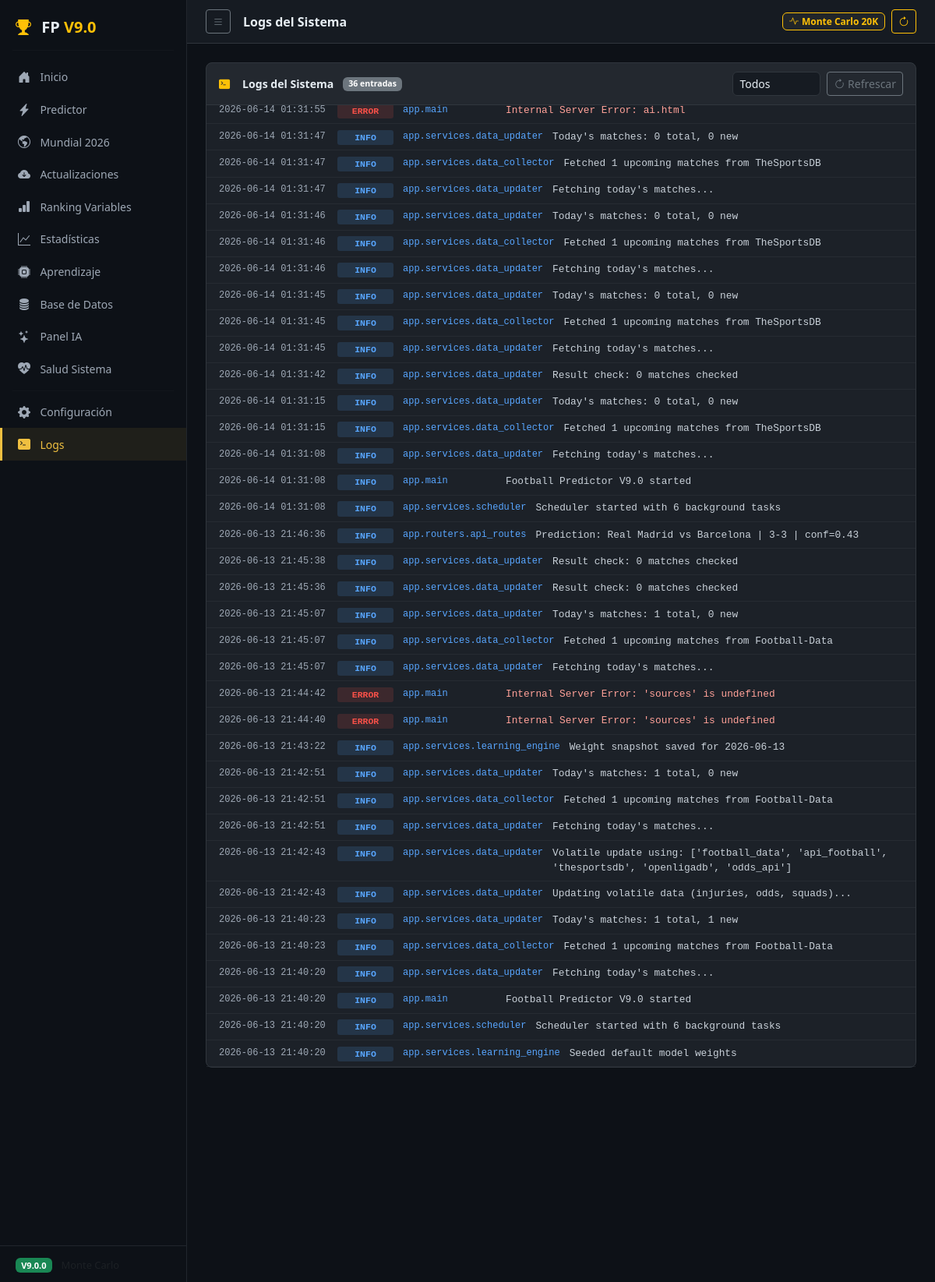
Page /logs on the committed database.
### app/models/logs.py (models this page shows, shortened)
class SystemLog(Base):
    __tablename__ = "system_logs"
    id: Mapped[int] = mapped_column(Integer, primary_key=True)
    level: Mapped[str] = mapped_column(String(10), index=True)  # INFO, WARNING, ERROR, DEBUG
    module: Mapped[str] = mapped_column(String(100), index=True)
    message: Mapped[str] = mapped_column(Text)
    extra: Mapped[Optional[str]] = mapped_column(Text)
    created_at: Mapped[datetime] = mapped_column(DateTime, default=datetime.utcnow, index=True)

### app/routers/main_routes.py (the view)
@router.get("/logs", response_class=HTMLResponse)
async def logs_page(request: Request):
    async with AsyncSessionLocal() as session:
        result = await session.execute(
            select(SystemLog).order_by(SystemLog.created_at.desc()).limit(300)
        )
        logs = result.scalars().all()
    return templates.TemplateResponse("logs.html", {
        "request": request,
        "active_page": "logs",
        "logs": logs,
    })

### app/templates/logs.html (shortened to what this page needs)
{% extends "base.html" %}
{% block page_title %}Logs del Sistema{% endblock %}
{% block content %}
<div class="card">
    <div class="card-header d-flex align-items-center flex-wrap gap-2">
        <i class="bi bi-terminal-fill me-2 text-warning"></i>Logs del Sistema
        <span class="badge bg-secondary ms-1">{{ logs | length }} entradas</span>
        <div class="ms-auto d-flex gap-2">
            <select id="levelFilter" class="form-select form-select-sm" style="width:auto" onchange="filterLogs(this.value)">
                <option value="">Todos</option>
            </select>
            <button class="btn btn-sm btn-outline-secondary" onclick="location.reload()">
                <i class="bi bi-arrow-clockwise"></i> Refrescar
            </button>
        </div>
    </div>
    <div class="card-body p-0" style="max-height:75vh;overflow-y:auto" id="logContainer">
        {% if logs %}
        {% for log in logs %}
        <div class="log-entry log-{{ log.level }}" data-level="{{ log.level }}">
            <span class="log-time">{{ log.created_at | string | truncate(19, True, '') }}</span>
            <span class="log-level log-level-{{ log.level }}">{{ log.level }}</span>
            <span class="log-module">{{ log.module }}</span>
            <span class="log-msg">{{ log.message }}</span>
        </div>
        {% endfor %}
        {% endif %}
    </div>
</div>
{% endblock %}

### app/templates/base.html (shortened to what this page needs)
<!DOCTYPE html>
<html lang="es">
<head>
    <link href="https://cdn.jsdelivr.net/npm/bootstrap@5.3.3/dist/css/bootstrap.min.css" rel="stylesheet">
    <link href="https://cdn.jsdelivr.net/npm/bootstrap-icons@1.11.3/font/bootstrap-icons.css" rel="stylesheet">
    <link href="/static/css/main.css" rel="stylesheet">
</head>
<body>
<div class="sidebar" id="sidebar">
    <div class="sidebar-brand">
        <i class="bi bi-trophy-fill text-warning me-2"></i>
        <span>FP <span class="text-warning">V9.0</span></span>
    </div>
    <hr class="sidebar-divider">
    <nav class="sidebar-nav">
        <a href="/" class="nav-link {% if active_page == 'home' %}active{% endif %}">
            <i class="bi bi-house-door-fill"></i> Inicio
        </a>
        <a href="/predict" class="nav-link {% if active_page == 'predict' %}active{% endif %}">
            <i class="bi bi-lightning-charge-fill"></i> Predictor
        </a>
        <a href="/worldcup" class="nav-link {% if active_page == 'worldcup' %}active{% endif %}">
            <i class="bi bi-globe-americas"></i> Mundial 2026
        </a>
        <a href="/data-updates" class="nav-link {% if active_page == 'data_updates' %}active{% endif %}">
            <i class="bi bi-cloud-arrow-down-fill"></i> Actualizaciones
        </a>
        <a href="/ranking" class="nav-link {% if active_page == 'ranking' %}active{% endif %}">
            <i class="bi bi-bar-chart-fill"></i> Ranking Variables
        </a>
        <a href="/statistics" class="nav-link {% if active_page == 'statistics' %}active{% endif %}">
            <i class="bi bi-graph-up"></i> Estadísticas
        </a>
        <a href="/learning" class="nav-link {% if active_page == 'learning' %}active{% endif %}">
            <i class="bi bi-cpu-fill"></i> Aprendizaje
        </a>
        <a href="/database" class="nav-link {% if active_page == 'database' %}active{% endif %}">
            <i class="bi bi-database-fill"></i> Base de Datos
        </a>
        <a href="/ai" class="nav-link {% if active_page == 'ai' %}active{% endif %}">
            <i class="bi bi-stars"></i> Panel IA
        </a>
        <a href="/system-health" class="nav-link {% if active_page == 'system_health' %}active{% endif %}">
            <i class="bi bi-heart-pulse-fill"></i> Salud Sistema
        </a>
        <hr class="sidebar-divider">
        <a href="/config" class="nav-link {% if active_page == 'config' %}active{% endif %}">
            <i class="bi bi-gear-fill"></i> Configuración
        </a>
        <a href="/logs" class="nav-link {% if active_page == 'logs' %}active{% endif %}">
            <i class="bi bi-terminal-fill"></i> Logs
        </a>
    </nav>
    <div class="sidebar-footer">
        <span class="badge bg-success">V9.0.0</span>
        <small class="text-muted ms-2">Monte Carlo</small>
    </div>
</div>
<div class="main-content" id="main-content">
    <div class="topbar">
        <button class="btn btn-sm btn-outline-secondary me-3" id="sidebarToggle">
            <i class="bi bi-list"></i>
        </button>
        <span class="topbar-title">{% block page_title %}Football Predictor{% endblock %}</span>
        <div class="ms-auto d-flex align-items-center gap-2">
            <span class="badge bg-dark text-warning border border-warning" style="font-size:0.75rem">
                <i class="bi bi-activity me-1"></i>Monte Carlo 20K
            </span>
            <button class="btn btn-sm btn-outline-warning" onclick="refreshData()" title="Actualizar página">
                <i class="bi bi-arrow-clockwise"></i>
            </button>
        </div>
    </div>
    <div class="content-area">
        {% block content %}{% endblock %}
    </div>
</div>
<div class="toast-container position-fixed bottom-0 end-0 p-3" id="toastContainer"></div>
</body>
</html>

### app/static/css/main.css (style rules this page uses)
:root { --sidebar-width: 240px; --sidebar-bg: #0d1117; --sidebar-border: #21262d; --topbar-height: 56px; --accent: #f0c040; --accent-green: #3fb950; --accent-red: #f85149; --accent-blue: #58a6ff; --bg-primary: #0d1117; --bg-secondary: #161b22; --bg-card: #1c2128; --text-primary: #e6edf3; --text-muted: #9ea8b5; --border-color: #30363d; }
* { box-sizing: border-box; }
body { background: var(--bg-primary); color: var(--text-primary); font-family: 'Segoe UI', -apple-system, BlinkMacSystemFont, sans-serif; margin: 0; padding: 0; min-height: 100vh; display: flex; font-size: 0.92rem; line-height: 1.5; }
.sidebar { width: var(--sidebar-width); background: var(--sidebar-bg); border-right: 1px solid var(--sidebar-border); height: 100vh; position: fixed; top: 0; left: 0; z-index: 1000; display: flex; flex-direction: column; transition: transform 0.3s ease; overflow-y: auto; }
.sidebar-brand { padding: 1.25rem 1.25rem 0.5rem; font-size: 1.25rem; font-weight: 700; color: var(--text-primary); }
.sidebar-divider { border-color: var(--sidebar-border); margin: 0.4rem 1rem; }
.sidebar-nav { flex: 1; padding: 0.4rem 0; }
.sidebar-nav .nav-link { display: flex; align-items: center; gap: 0.65rem; padding: 0.55rem 1.25rem; color: var(--text-muted); text-decoration: none; font-size: 0.875rem; font-weight: 500; border-left: 3px solid transparent; transition: all 0.15s ease; }
.sidebar-nav .nav-link.active { color: var(--accent); background: rgba(240,192,64,0.08); border-left-color: var(--accent); }
.sidebar-nav .nav-link i { font-size: 1rem; width: 18px; }
.sidebar-footer { padding: 0.75rem 1.25rem; border-top: 1px solid var(--sidebar-border); }
.main-content { margin-left: var(--sidebar-width); flex: 1; min-height: 100vh; display: flex; flex-direction: column; }
.topbar { height: var(--topbar-height); background: var(--bg-secondary); border-bottom: 1px solid var(--border-color); display: flex; align-items: center; padding: 0 1.5rem; position: sticky; top: 0; z-index: 100; }
.topbar-title { font-weight: 600; font-size: 1rem; color: var(--text-primary); }
.content-area { padding: 1.5rem; flex: 1; }
.card { background: var(--bg-card); border: 1px solid var(--border-color); border-radius: 8px; color: var(--text-primary); }
.card-header { background: rgba(255,255,255,0.03); border-bottom: 1px solid var(--border-color); font-weight: 600; font-size: 0.88rem; padding: 0.7rem 1rem; }
.form-control, .form-select { background: var(--bg-secondary); border: 1px solid var(--border-color); color: var(--text-primary); border-radius: 6px; font-size: 0.875rem; transition: border-color 0.15s ease; }
.log-entry { display: flex; gap: 0.75rem; align-items: flex-start; padding: 0.4rem 1rem; border-bottom: 1px solid rgba(48,54,61,0.5); font-size: 0.8rem; font-family: 'Cascadia Code', 'Consolas', monospace; transition: background 0.1s ease; }
.log-time { color: var(--text-muted); min-width: 140px; font-size: 0.75rem; }
.log-level { min-width: 72px; font-weight: 700; font-size: 0.72rem; padding: 1px 6px; border-radius: 3px; text-align: center; margin-top: 1px; }
.log-module { color: #58a6ff; min-width: 120px; font-size: 0.75rem; }
.log-msg { color: #c9d1d9; flex: 1; word-break: break-word; }
.log-entry.log-ERROR .log-msg { color: #ffa198; }
.log-level-INFO { background: rgba(88,166,255,0.15); color: #58a6ff; }
.log-level-ERROR { background: rgba(248,81,73,0.15); color: #f85149; }
.badge { font-weight: 600; }

### rows in the picture
SystemLog: created_at "2026-06-14 01:31:55", level "ERROR", module "app.main", message "Internal Server Error: ai.html"
SystemLog: created_at "2026-06-14 01:31:47", level "INFO", module "app.services.data_updater", message "Today's matches: 0 total, 0 new"
SystemLog: created_at "2026-06-14 01:31:47", level "INFO", module "app.services.data_collector", message "Fetched 1 upcoming matches from TheSportsDB"
SystemLog: created_at "2026-06-14 01:31:47", level "INFO", module "app.services.data_updater", message "Fetching today's matches..."
SystemLog: created_at "2026-06-14 01:31:46", level "INFO", module "app.services.data_updater", message "Today's matches: 0 total, 0 new"
SystemLog: created_at "2026-06-14 01:31:46", level "INFO", module "app.services.data_collector", message "Fetched 1 upcoming matches from TheSportsDB"
SystemLog: created_at "2026-06-14 01:31:46", level "INFO", module "app.services.data_updater", message "Fetching today's matches..."
SystemLog: created_at "2026-06-14 01:31:45", level "INFO", module "app.services.data_updater", message "Today's matches: 0 total, 0 new"
SystemLog: created_at "2026-06-14 01:31:45", level "INFO", module "app.services.data_collector", message "Fetched 1 upcoming matches from TheSportsDB"
SystemLog: created_at "2026-06-14 01:31:45", level "INFO", module "app.services.data_updater", message "Fetching today's matches..."
SystemLog: created_at "2026-06-14 01:31:42", level "INFO", module "app.services.data_updater", message "Result check: 0 matches checked"
SystemLog: created_at "2026-06-14 01:31:15", level "INFO", module "app.services.data_updater", message "Today's matches: 0 total, 0 new"
SystemLog: created_at "2026-06-14 01:31:15", level "INFO", module "app.services.data_collector", message "Fetched 1 upcoming matches from TheSportsDB"
SystemLog: created_at "2026-06-14 01:31:08", level "INFO", module "app.services.data_updater", message "Fetching today's matches..."
SystemLog: created_at "2026-06-14 01:31:08", level "INFO", module "app.main", message "Football Predictor V9.0 started"
SystemLog: created_at "2026-06-14 01:31:08", level "INFO", module "app.services.scheduler", message "Scheduler started with 6 background tasks"
SystemLog: created_at "2026-06-13 21:46:36", level "INFO", module "app.routers.api_routes", message "Prediction: Real Madrid vs Barcelona | 3-3 | conf=0.43"
SystemLog: created_at "2026-06-13 21:45:38", level "INFO", module "app.services.data_updater", message "Result check: 0 matches checked"
SystemLog: created_at "2026-06-13 21:45:36", level "INFO", module "app.services.data_updater", message "Result check: 0 matches checked"
SystemLog: created_at "2026-06-13 21:45:07", level "INFO", module "app.services.data_updater", message "Today's matches: 1 total, 0 new"
SystemLog: created_at "2026-06-13 21:45:07", level "INFO", module "app.services.data_collector", message "Fetched 1 upcoming matches from Football-Data"
SystemLog: created_at "2026-06-13 21:45:07", level "INFO", module "app.services.data_updater", message "Fetching today's matches..."
SystemLog: created_at "2026-06-13 21:44:42", level "ERROR", module "app.main", message "Internal Server Error: 'sources' is undefined"
SystemLog: created_at "2026-06-13 21:44:40", level "ERROR", module "app.main", message "Internal Server Error: 'sources' is undefined"
SystemLog: created_at "2026-06-13 21:43:22", level "INFO", module "app.services.learning_engine", message "Weight snapshot saved for 2026-06-13"
SystemLog: created_at "2026-06-13 21:42:51", level "INFO", module "app.services.data_updater", message "Today's matches: 1 total, 0 new"
SystemLog: created_at "2026-06-13 21:42:51", level "INFO", module "app.services.data_collector", message "Fetched 1 upcoming matches from Football-Data"
SystemLog: created_at "2026-06-13 21:42:51", level "INFO", module "app.services.data_updater", message "Fetching today's matches..."
SystemLog: created_at "2026-06-13 21:42:43", level "INFO", module "app.services.data_updater", message "Volatile update using: ['football_data', 'api_football', 'thesportsdb', 'openligadb', 'odds_api']"
SystemLog: created_at "2026-06-13 21:42:43", level "INFO", module "app.services.data_updater", message "Updating volatile data (injuries, odds, squads)..."
SystemLog: created_at "2026-06-13 21:40:23", level "INFO", module "app.services.data_updater", message "Today's matches: 1 total, 1 new"
SystemLog: created_at "2026-06-13 21:40:23", level "INFO", module "app.services.data_collector", message "Fetched 1 upcoming matches from Football-Data"
SystemLog: created_at "2026-06-13 21:40:20", level "INFO", module "app.services.data_updater", message "Fetching today's matches..."
SystemLog: created_at "2026-06-13 21:40:20", level "INFO", module "app.main", message "Football Predictor V9.0 started"
SystemLog: created_at "2026-06-13 21:40:20", level "INFO", module "app.services.scheduler", message "Scheduler started with 6 background tasks"
SystemLog: created_at "2026-06-13 21:40:20", level "INFO", module "app.services.learning_engine", message "Seeded default model weights"

### other values in the picture
{{ logs | length }} "36"
